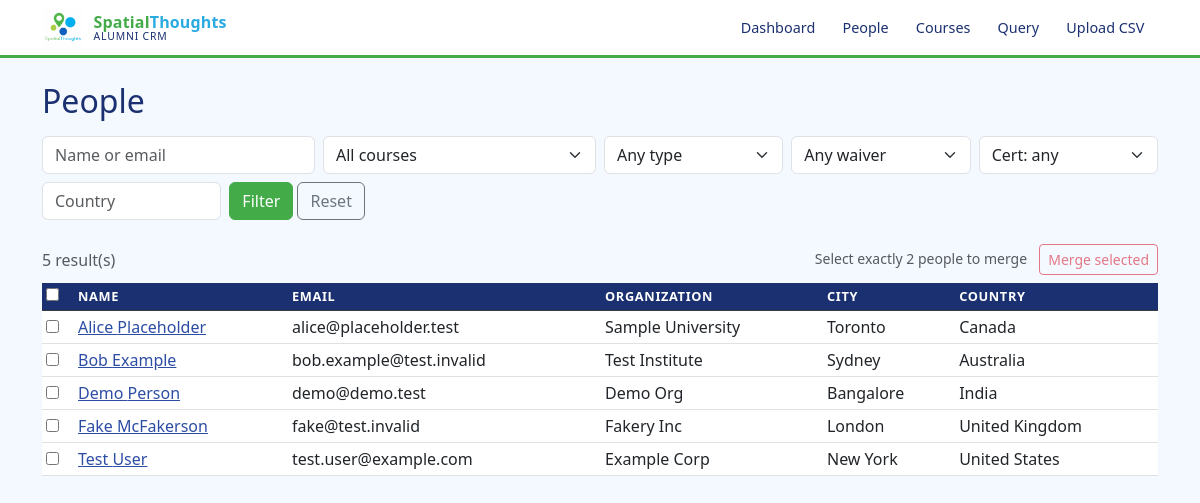
Screenshot of /people with the database file from the repository.
### tables this page shows
CREATE TABLE people (
    id INTEGER PRIMARY KEY,
    first_name TEXT,
    last_name TEXT,
    primary_email TEXT UNIQUE,
    primary_phone TEXT,
    city TEXT,
    country TEXT,
    social_media TEXT,
    notes TEXT,
    organization TEXT
);

### app.py (the view)
@app.route("/people")
def people():
    database = _db.get_db()
    q = request.args.get("q", "").strip() or None
    course = request.args.get("course", "").strip() or None
    waiver = request.args.get("waiver", "any")
    has_cert = request.args.get("has_cert", "any")
    batch_type = request.args.get("batch_type", "any")
    country = request.args.get("country", "").strip() or None
    results = _db.search_people(
        database, q=q, course=course, waiver=waiver,
        has_cert=has_cert, batch_type=batch_type, country=country,
    )
    courses = database.execute("SELECT id, name FROM courses ORDER BY name").fetchall()
    return render_template(
        "people.html", people=results, courses=courses,
        q=q or "", course=course or "", waiver=waiver,
        has_cert=has_cert, batch_type=batch_type, country=country or "",
    )

### db.py (called while the page is built)
def get_db():
    if "db" not in g:
        g.db = sqlite3.connect(
            current_app.config["DATABASE"],
            detect_types=sqlite3.PARSE_DECLTYPES,
        )
        g.db.row_factory = sqlite3.Row
        g.db.execute("PRAGMA foreign_keys = ON")
    return g.db

### templates/people.html (shortened to what this page needs)
{% extends "base.html" %}
{% block content %}
<h2 class="mb-3">People</h2>
<form method="get" class="row g-2 mb-4" id="filterForm">
  <div class="col-md-3">
    <input type="text" name="q" class="form-control" placeholder="Name or email" value="{{ q }}">
  </div>
  <div class="col-md-3">
    <select name="course" class="form-select">
      <option value="">All courses</option>
    </select>
  </div>
  <div class="col-md-2">
    <select name="batch_type" class="form-select">
      <option value="any" {% if batch_type == 'any' %}selected{% endif %}>Any type</option>
    </select>
  </div>
  <div class="col-md-2">
    <select name="waiver" class="form-select">
      <option value="any" {% if waiver == 'any' %}selected{% endif %}>Any waiver</option>
    </select>
  </div>
  <div class="col-md-2">
    <select name="has_cert" class="form-select">
      <option value="any" {% if has_cert == 'any' %}selected{% endif %}>Cert: any</option>
    </select>
  </div>
  <div class="col-md-2">
    <input type="text" name="country" class="form-control" placeholder="Country" value="{{ country }}">
  </div>
  <div class="col-auto">
    <button type="submit" class="btn btn-primary">Filter</button>
    <a href="{{ url_for('people') }}" class="btn btn-outline-secondary">Reset</a>
  </div>
</form>
<div class="d-flex justify-content-between align-items-center mb-2">
  <p class="text-muted mb-0">{{ people|length }} result(s)</p>
  <form method="post" action="{{ url_for('merge_preview') }}" id="mergeForm">
    <span id="mergeHint" class="text-muted small me-2">Select exactly 2 people to merge</span>
    <button type="submit" class="btn btn-sm btn-outline-danger" id="mergeBtn" disabled>Merge selected</button>
  </form>
</div>
<div class="table-responsive">
<table class="table table-hover table-sm">
  <thead class="table-dark">
    <tr>
      <th style="width:2rem"><input type="checkbox" id="selectAll" title="Select all"></th>
      <th>Name</th>
      <th>Email</th>
      <th>Organization</th>
      <th>City</th>
      <th>Country</th>
    </tr>
  </thead>
  <tbody>
    {% for p in people %}
    <tr>
      <td><input type="checkbox" class="row-check" form="mergeForm" name="ids" value="{{ p.id }}"></td>
      <td><a href="{{ url_for('person', pid=p.id) }}">{{ p.first_name }} {{ p.last_name }}</a></td>
      <td>{{ p.primary_email }}</td>
      <td>{{ p.organization or '' }}</td>
      <td>{{ p.city or '' }}</td>
      <td>{{ p.country or '' }}</td>
    </tr>
    {% else %}
    <tr><td colspan="6" class="text-center text-muted">No results.</td></tr>
    {% endfor %}
  </tbody>
</table>
</div>
{% endblock %}

### static/style.css (style rules this page uses)
:root { --st-green: #43AC48; --st-lime: #95C11F; --st-sky: #29ABE2; --st-navy: #2D4DA5; --st-dark: #1a3070; --st-light: #f4f8ff; }
body { background-color: var(--st-light); color: #222; }
a { color: var(--st-navy); }
.btn-primary { background-color: var(--st-green); border-color: var(--st-green); color: #fff; }
.table td, .table th { vertical-align: middle; }
.table-dark { background-color: var(--st-dark) !important; }
thead.table-dark th { background-color: var(--st-dark); color: #fff; font-size: 0.8rem; text-transform: uppercase; letter-spacing: 0.05em; }
h2, h3, h5 { color: var(--st-dark); }

### rows the page displays
people: first_name "Alice", last_name "Placeholder", primary_email "alice@placeholder.test", organization "Sample University", city "Toronto", country "Canada"
people: first_name "Bob", last_name "Example", primary_email "bob.example@test.invalid", organization "Test Institute", city "Sydney", country "Australia"
people: first_name "Demo", last_name "Person", primary_email "demo@demo.test", organization "Demo Org", city "Bangalore", country "India"
people: first_name "Fake", last_name "McFakerson", primary_email "fake@test.invalid", organization "Fakery Inc", city "London", country "United Kingdom"
people: first_name "Test", last_name "User", primary_email "test.user@example.com", organization "Example Corp", city "New York", country "United States"

### other values shown
{{ people|length }} "5"
